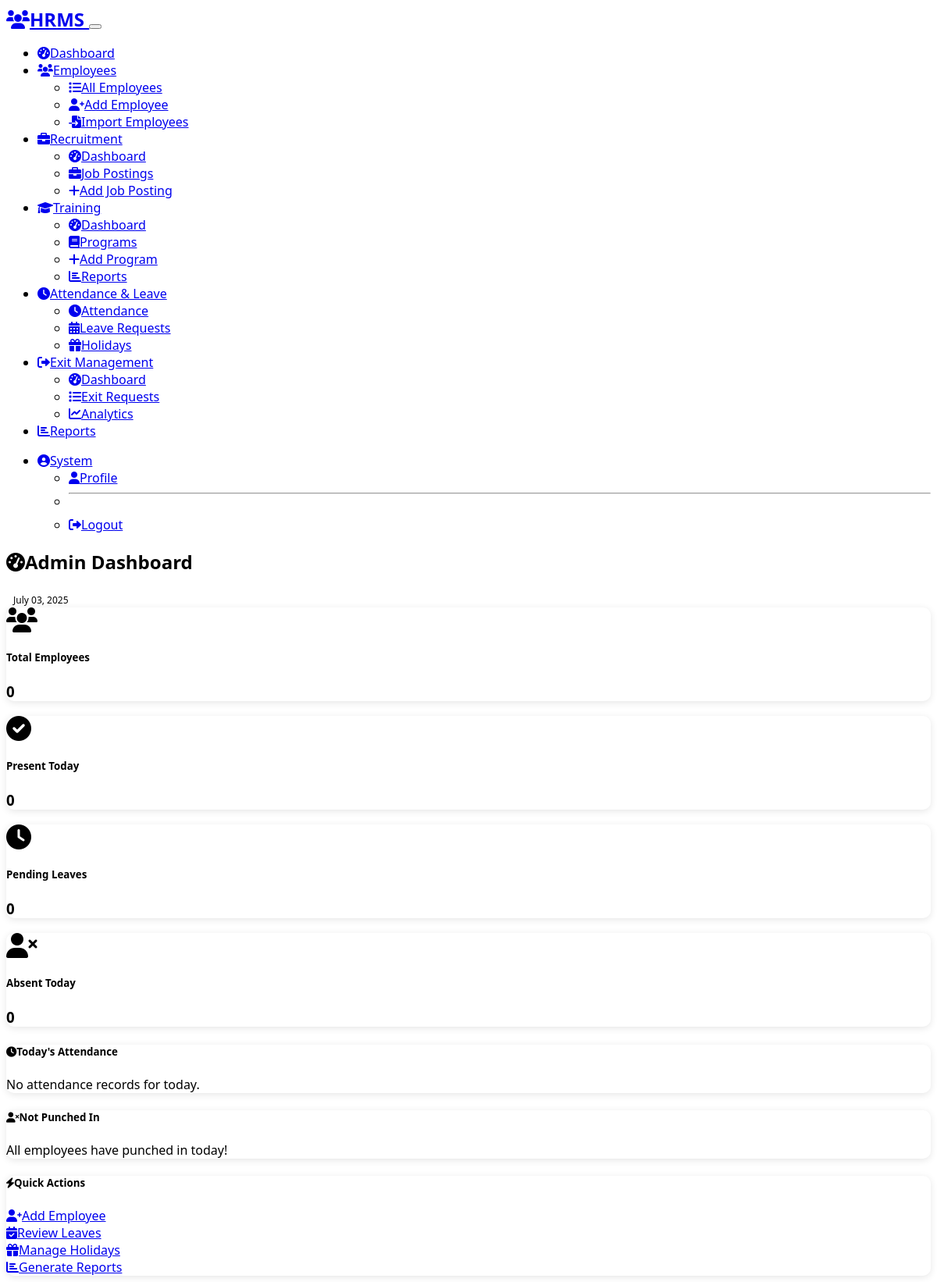
The app's page /admin/dashboard (signed in), older data.
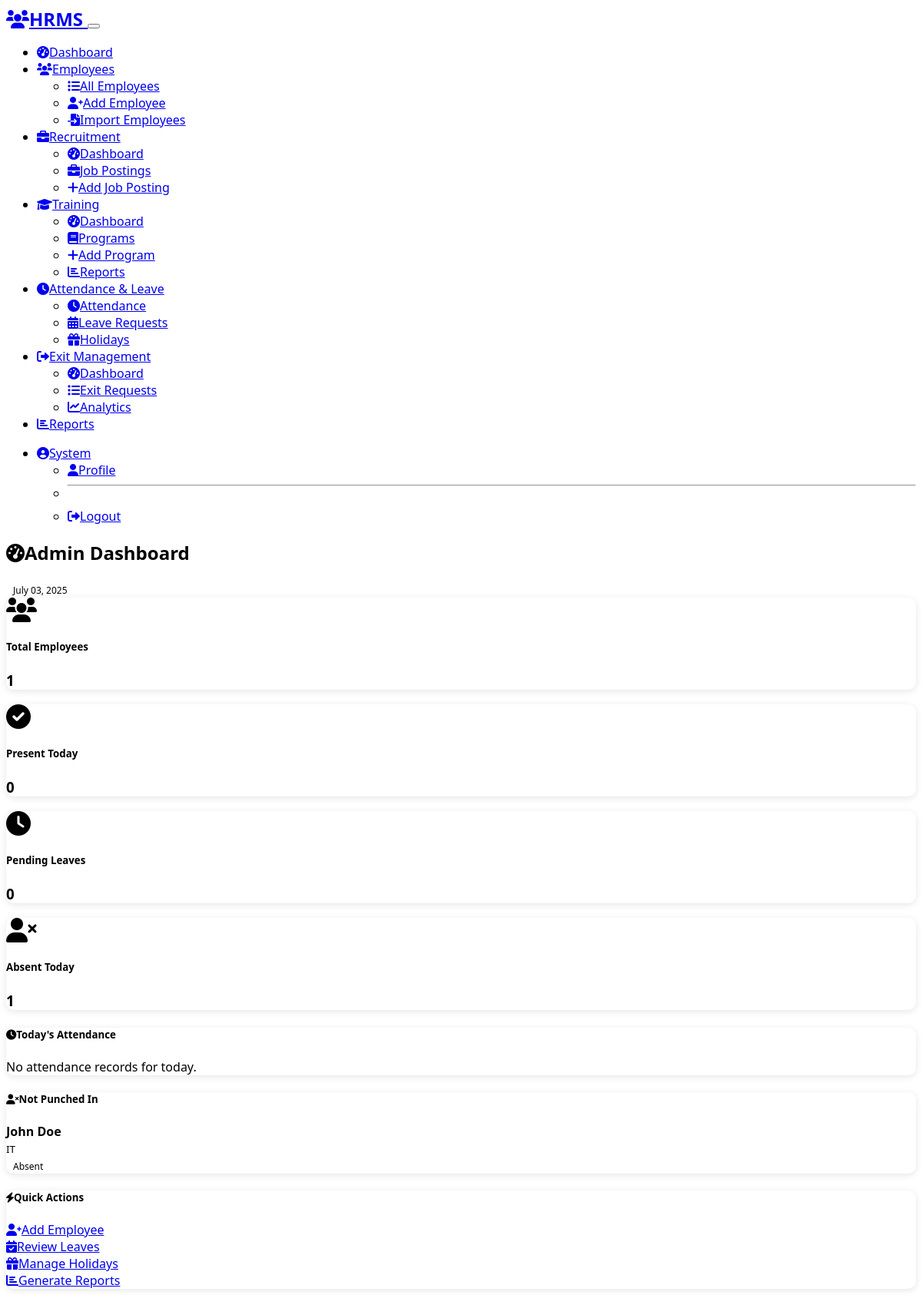
The same page, newer data.
### models.py (models this page shows, shortened)
class User(UserMixin, db.Model):
    __tablename__ = 'users'
    id = db.Column(db.Integer, primary_key=True)
    email = db.Column(db.String(120), unique=True, nullable=False)
    employee_id = db.Column(db.String(20), unique=True, nullable=False)
    first_name = db.Column(db.String(50), nullable=False)
    last_name = db.Column(db.String(50), nullable=False)
    phone = db.Column(db.String(15))
    department = db.Column(db.String(50), nullable=False)
    designation = db.Column(db.String(50), nullable=False)
    work_mode = db.Column(db.String(20), nullable=False, default='onsite')  # onsite/offsite
    role = db.Column(db.String(20), nullable=False, default='employee')  # admin/employee/manager
    manager_id = db.Column(db.Integer, db.ForeignKey('users.id'), nullable=True)
    password_hash = db.Column(db.String(256))
    active = db.Column(db.Boolean, default=True)
    date_joined = db.Column(db.DateTime, default=datetime.utcnow)
    reset_token = db.Column(db.String(100))
    reset_token_expires = db.Column(db.DateTime)
    @property
    def is_active(self):
        return self.active
    attendance_records = db.relationship('Attendance', backref='user', lazy=True)
    leave_requests = db.relationship('LeaveRequest', foreign_keys='LeaveRequest.user_id', backref='user', lazy=True)
    reviewed_leave_requests = db.relationship('LeaveRequest', foreign_keys='LeaveRequest.reviewed_by', backref='reviewer', lazy=True)
    documents = db.relationship('Document', backref='user', lazy=True)
    reportees = db.relationship('User', backref=db.backref('manager', remote_side='User.id'), lazy=True)
    emergency_contacts = db.relationship('EmergencyContact', backref='user', lazy=True)
    job_postings = db.relationship('JobPosting', backref='poster', lazy=True)
    interviews = db.relationship('Interview', backref='interviewer', lazy=True)
    training_programs = db.relationship('TrainingProgram', backref='creator', lazy=True)
    training_enrollments = db.relationship('TrainingEnrollment', backref='user', lazy=True)
    certifications = db.relationship('Certification', backref='user', lazy=True)
    exit_requests = db.relationship('ExitRequest', foreign_keys='ExitRequest.user_id', backref='user', lazy=True)
    approved_exits = db.relationship('ExitRequest', foreign_keys='ExitRequest.approved_by', backref='approver', lazy=True)
    exit_interviews = db.relationship('ExitInterview', backref='interviewer', lazy=True)
    announcements = db.relationship('Announcement', backref='creator', lazy=True)
    policy_documents = db.relationship('PolicyDocument', backref='creator', lazy=True)
    policy_acknowledgments = db.relationship('PolicyAcknowledgment', backref='user', lazy=True)
    employment_history = db.relationship('EmploymentHistory', backref='user', lazy=True)
    @property
    def can_manage_employees(self):
        return self.role in ['admin', 'hr']
    @property
    def full_name(self):
        return f"{self.first_name} {self.last_name}"

### routes/admin.py (the view)
@admin_bp.route('/dashboard')
@login_required
@admin_required
def dashboard():
    today = date.today()
    total_employees = User.query.filter_by(role='employee', active=True).count()
    today_attendance = db.session.query(Attendance).filter(
        Attendance.date == today,
        Attendance.punch_in_time.isnot(None)
    ).count()
    pending_leaves = LeaveRequest.query.filter_by(status='pending').count()
    recent_attendance = db.session.query(Attendance, User).join(User).filter(
        Attendance.date == today
    ).order_by(Attendance.punch_in_time.desc()).limit(10).all()
    punched_in_users = db.session.query(Attendance.user_id).filter(
        Attendance.date == today,
        Attendance.punch_in_time.isnot(None)
    )
    not_punched_in = User.query.filter(
        User.role == 'employee',
        User.active == True,
        ~User.id.in_(punched_in_users)
    ).all()
    return render_template('admin/dashboard.html',
                         total_employees=total_employees,
                         today_attendance=today_attendance,
                         pending_leaves=pending_leaves,
                         recent_attendance=recent_attendance,
                         not_punched_in=not_punched_in,
                         today=today)

### app.py (called while the page is built)
@login_manager.user_loader
def load_user(user_id):
    from models import User
    return User.query.get(int(user_id))

### routes/admin.py (called while the page is built)
def admin_required(f):
    @wraps(f)
    def decorated_function(*args, **kwargs):
        if not current_user.is_authenticated or not current_user.can_manage_employees:
            flash('Access denied. Admin or HR privileges required.', 'danger')
            return redirect(url_for('main.index'))
        return f(*args, **kwargs)
    return decorated_function

### templates/admin/dashboard.html (shortened to what the changed rows need)
{% extends "base.html" %}
{% block content %}
<div class="container">
    <div class="d-flex justify-content-between align-items-center mb-4">
        <h2><i class="fas fa-tachometer-alt me-2"></i>Admin Dashboard</h2>
    </div>
    <div class="row mb-4">
        <div class="col-md-3">
            <div class="card bg-primary text-white">
                <div class="card-body">
                    <div class="d-flex align-items-center">
                        <div>
                            <h5 class="card-title mb-0">Total Employees</h5>
                            <h3 class="mb-0">{{ total_employees }}</h3>
                        </div>
                    </div>
                </div>
            </div>
        </div>
        <div class="col-md-3">
            <div class="card bg-danger text-white">
                <div class="card-body">
                    <div class="d-flex align-items-center">
                        <div>
                            <h5 class="card-title mb-0">Absent Today</h5>
                            <h3 class="mb-0">{{ not_punched_in|length }}</h3>
                        </div>
                    </div>
                </div>
            </div>
        </div>
    </div>
    <div class="row">
        <div class="col-md-4">
            <div class="card">
                <div class="card-body">
                    {% if not_punched_in %}
                        <div class="list-group list-group-flush">
                            {% for employee in not_punched_in %}
                            <div class="list-group-item d-flex justify-content-between align-items-center">
                                <div>
                                    <strong>{{ employee.full_name }}</strong><br>
                                    <small class="text-muted">{{ employee.department }}</small>
                                </div>
                                <span class="badge bg-danger">Absent</span>
                            </div>
                            {% endfor %}
                        </div>
                    {% else %}
                        <p class="text-muted">All employees have punched in today!</p>
                    {% endif %}
                </div>
            </div>
        </div>
    </div>
</div>
{% endblock %}

Row changes from the older to the newer data that the page shows:
added User: full_name "John Doe", department "IT"
Text that changed along with them:
{{ total_employees }}: "0" → "1"
{{ not_punched_in|length }}: "0" → "1"
text no longer shown: "All employees have punched in today!"
